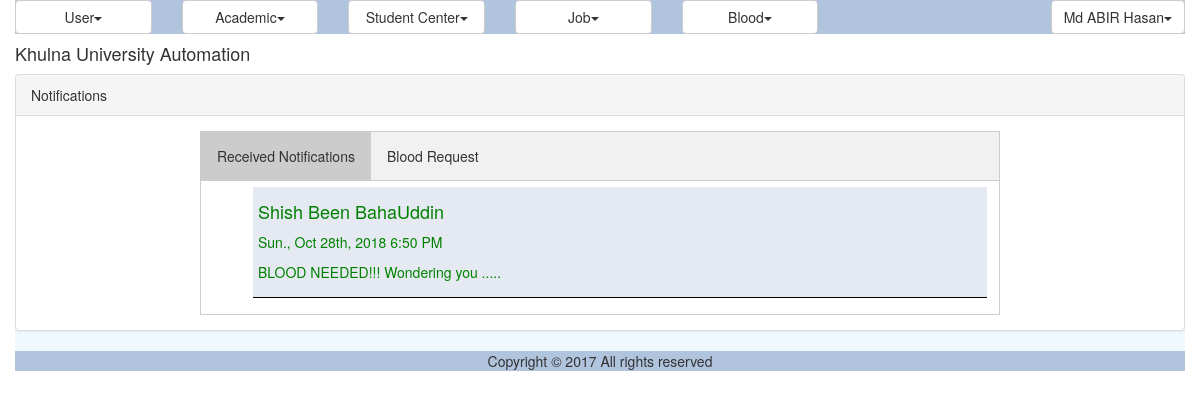
/dgted/blood_notification.php (signed in), run on the app's committed database.
### tables this page shows
CREATE TABLE IF NOT EXISTS `ums_user` (
  `ID` varchar(40) NOT NULL,
  `UniversityID` varchar(20) NOT NULL,
  `Email` varchar(50) NOT NULL,
  `Password` varchar(255) NOT NULL,
  `FirstName` varchar(50) DEFAULT NULL,
  `MiddleName` varchar(50) DEFAULT NULL,
  `LastName` varchar(50) DEFAULT NULL,
  `DisciplineID` varchar(40) DEFAULT NULL,
  `Status` varchar(20) DEFAULT NULL,
  `IsLogged` varchar(10) DEFAULT NULL,
  `IsArchived` varchar(10) DEFAULT NULL,
  `IsDeleted` varchar(10) DEFAULT NULL,
  PRIMARY KEY (`ID`),
  UNIQUE KEY `Email` (`Email`),
  UNIQUE KEY `UniversityID` (`UniversityID`)
);

CREATE TABLE IF NOT EXISTS `notification_for_blood` (
  `notificationID` int(11) NOT NULL AUTO_INCREMENT,
  `fromuserID` varchar(40) DEFAULT NULL,
  `touserID` varchar(40) DEFAULT NULL,
  `notification` varchar(1000) DEFAULT NULL,
  `read_unread` tinyint(1) DEFAULT NULL,
  `ndate` datetime DEFAULT NULL,
  `status` int(11) NOT NULL DEFAULT '0',
  `status_message` varchar(1000) DEFAULT NULL,
  `status_date` datetime DEFAULT NULL,
  PRIMARY KEY (`notificationID`)
);

### dgted/util/class.util.inc (called while the page is built, shortened)
<?php
class ConfigUtil implements I_DBConfig, I_LogConfig, I_LanguageConfig{
	public static $s_instance;
	private $_host;
	private $_username;
	private $_password;
	private $_database;
	public static function getInstance() {
		if(!self::$s_instance) {
			self::$s_instance = new self();
		}
		return self::$s_instance;
	}
	private function readConfig(){
		$this->_ini_array = parse_ini_file(CONFIG.'system.ini');
		$this->_host =	$this->_ini_array['db_host'];
		$this->_username = $this->_ini_array['db_username'];
		$this->_password = $this->_ini_array['db_password'];
		$this->_database = $this->_ini_array['db_database'];
	}
	public function getDBHost(){
		return $this->_host;
	}
	public function getDBUserName(){
		return $this->_username;
	}
	public function getDBPassword(){
		return $this->_password;
	}
	public function getDBName(){
		return $this->_database;
	}
}
class DBUtil implements I_DBUtil {
	private static $s_instance;
	private $_host;
	private $_username;
	private $_password;
	private $_database;
	protected $_connection;
	protected $_result;
	public static function getInstance() {
		if(!self::$s_instance) {
			self::$s_instance = new self();
		}
		return self::$s_instance;
	}
	private function readDBConfig(){
		$_config = ConfigUtil::getInstance();
		$this->_host = $_config->getDBHost();
		$this->_username = $_config->getDBUserName();
		$this->_password = $_config->getDBPassword();
		$this->_database = $_config->getDBName();
	}
	private function setConnection(){
		$this->_connection = new mysqli($this->_host, $this->_username,
			$this->_password, $this->_database);
	}
	public function doQuery($sql) {
		$this->_result = $this->_connection->query($sql) or die(mysqli_error($this->_connection));
		return $this->_result;
	}
	public function getNumRows() {
		$this->_numRows = mysqli_num_rows($this->_result);
		return $this->_numRows;
	}
	public function getAllRows() {
		$rows = array();
		for($x = 0; $x < $this->getNumRows(); $x++) {
			$rows[] = mysqli_fetch_assoc($this->_result);
		}
		return $rows;
	}
}
class LogUtil{
	private static $s_instance;
	public static function getInstance(){
		if(!self::$s_instance) {
			self::$s_instance = new self();
		}
		return self::$s_instance;
	}
}
class LangUtil{
	private static $s_instance;
	public static function getInstance() {
		if(!self::$s_instance) {
			self::$s_instance = new self();
		}
		return self::$s_instance;
	}
}
?>

### dgted/modules/blood/dao/class.blood_notificationdao.inc (called while the page is built, shortened)
<?php
	include_once COMMON.'class.common.blood.inc';
	include_once UTILITY.'class.util.inc';
	class notificationDao{
		private $sent,$received,$current_user;
		public function __construct() {
			$this->_DB = DBUtil::getInstance();
			$globalUser = $_SESSION["globalUser"];
    		$this->current_user = $globalUser->getID();
		}
		public function getSentNotifications(){
			$sql = "SELECT * FROM `notification_for_blood`  WHERE `notification_for_blood`.`fromuserID` = '$this->current_user' ORDER BY `notification_for_blood`.`ndate` DESC";
			$this->_DB->doQuery($sql);
			$rows = $this->_DB->getAllRows();
			$sent = array();
			for($i = 0; $i < sizeof($rows); $i++) {
				$this->BLOOD=new Blood();
				$row = $rows[$i];
				$id=$row['touserID'];
				$this->_DB->doQuery("SELECT * FROM ums_user WHERE ID='$id'");
	            $rows1 = $this->_DB->getAllRows();
	            foreach ($rows1 as $val) {
	            	$this->BLOOD->set_user_id($val['ID']);
	            	$this->BLOOD->set_first_name($val['FirstName']);
	            	$this->BLOOD->set_middle_name($val['MiddleName']);
	            	$this->BLOOD->set_last_name($val['LastName']);
	            }
	            $this->BLOOD->set_notification_text($row['notification']);
	            $this->BLOOD->set_status_text($row['status_message']);
	            $this->BLOOD->set_notification_date($row['ndate']);
	            $this->BLOOD->set_status_date($row['status_date']);
	            $this->BLOOD->set_notification_read_unread($row['read_unread']);
	            $this->BLOOD->set_notification_status($row['status']);
	            $sent[] = $this->BLOOD;
	  		}
			return $sent;
		}
		public function getReceivedNotifications(){
			$sql = "SELECT * FROM `notification_for_blood`  WHERE `notification_for_blood`.`touserID` = '$this->current_user' ORDER BY `notification_for_blood`.`ndate` DESC";
			$this->_DB->doQuery($sql);
			$rows = $this->_DB->getAllRows();
			$received = array();
			for($i = 0; $i < sizeof($rows); $i++) {
				$this->BLOOD=new Blood();
				$row = $rows[$i];
				$id=$row['fromuserID'];
				$this->_DB->doQuery("SELECT * FROM ums_user WHERE ID='$id'");
	            $rows1 = $this->_DB->getAllRows();
	            foreach ($rows1 as $val) {
	            	$this->BLOOD->set_user_id($val['ID']);
	            	$this->BLOOD->set_first_name($val['FirstName']);
	            	$this->BLOOD->set_middle_name($val['MiddleName']);
	            	$this->BLOOD->set_last_name($val['LastName']);
	            }
	            $this->BLOOD->set_notification_id($row['notificationID']);
	            $this->BLOOD->set_notification_text($row['notification']);
	            $this->BLOOD->set_status_text($row['status_message']);
	            $this->BLOOD->set_notification_date($row['ndate']);
	            $this->BLOOD->set_status_date($row['status_date']);
	            $this->BLOOD->set_notification_read_unread($row['read_unread']);
	            $this->BLOOD->set_notification_status($row['status']);
	            $received[] = $this->BLOOD;
	  		}
			return $received;
		}
	}
?>

### dgted/common/class.common.user.inc (called while the page is built, shortened)
<?php
class User{
    private $_ID;
    public function getID () {
        return $this->_ID;
    }
}
?>

### dgted/modules/blood/ui/blade/view.blood_notification.blade.inc (called while the page is built, shortened)
<?php
	include_once MODULES_BLOOD.'bao/class.blood_notificationbao.inc';
	$notice = new notificationBao();
	$sent_notice = $notice->getSent();
	$received_notice = $notice->getReceived();
?>

### dgted/modules/blood/bao/class.blood_notificationbao.inc (called while the page is built, shortened)
<?php
	include_once UTILITY.'class.util.inc';
	include_once MODULES_BLOOD.'dao/class.blood_notificationdao.inc';
	class notificationBao{
		private $NOTIFICATIONS;
		public function __construct() {
			$this->NOTIFICATIONS = new notificationDao();
		}
		public function getSent(){
			return $this->NOTIFICATIONS->getSentNotifications();
		}
		public function getReceived(){
			return $this->NOTIFICATIONS->getReceivedNotifications();
		}
	}
?>

### dgted/common/class.common.blood.inc (called while the page is built, shortened)
<?php
class Blood {
	private $first_name;
	private $middle_name;
	private $last_name;
	private $notification_text;
	private $notification_date;
	private $notification_read_unread;
	private $notification_status;
	public function set_notification_text($text){
		$this->notification_text = $text;
	}
	public function get_notification_text(){
		return $this->notification_text;
	}
	public function set_notification_date($text){
		$this->notification_date = $text;
	}
	public function get_notification_date(){
		return $this->notification_date;
	}
	public function set_notification_read_unread($text){
		$this->notification_read_unread = $text;
	}
	public function get_notification_read_unread(){
		return $this->notification_read_unread;
	}
	public function set_notification_status($text){
		$this->notification_status = $text;
	}
	public function get_notification_status(){
		return $this->notification_status;
	}
 public function set_first_name($first_name) {
		$this->first_name = $first_name;
	}
public function get_first_name() {
	 return	$this->first_name ;
	}
	public function set_middle_name($middle_name) {
		$this->middle_name = $middle_name;
	}
public function get_middle_name() {
	 return	$this->middle_name ;
	}
	public function set_last_name($last_name) {
		$this->last_name = $last_name;
	}
public function get_last_name() {
	 return	$this->last_name ;
	}
}

### dgted/modules/blood/ui/view.blood_notification.inc (the view, shortened to what this page needs)
<?php
	include_once 'blade/view.blood_notification.blade.inc';
?>
<div class="panel panel-default">
    <div class="panel-heading">Notifications</div>
    <div class="panel-body">
    	<div class="notifications">
    		<div class="tab" style="text-align: center;">
			  <button class="tablinks" onclick="openCity(event, 'received')" id="defaultOpen">Received Notifications</button>
			  <button class="tablinks" onclick="openCity(event, 'sent')" id="another">Blood Request</button>
			</div>
			<div id="received" class="tabcontent">
				<ul>
			<?php
			  	$idx = 0;
			  	foreach($received_notice as $val){
					echo '<li onclick="showPopup(this);" id="s'.$idx.'" class="'.($val->get_notification_read_unread() == 0 ? "unread" : "read").'" >';
			?>
				<?php
					if ($val->get_notification_status() == 1) {
						echo '<div class="accept_color">';
					} else if ($val->get_notification_status() == 2) {
						echo '<div class="reject_color">';
					} else {
						echo '<div class="">';
					}
				?>
					<div class="sasf" style="position:relative;">
						<h4 style=""><?php  echo $val->get_first_name()." ".$val->get_middle_name()." ".$val->get_last_name(); ?></h4>
						<p><?php
						$dt =  $val->get_notification_date();
						$ndt = strtotime($dt);
						$nw = date('D., M jS, Y g:i A', $ndt);
						echo $nw;
						?></p>
						<p><?php $p= $val->get_notification_text();
						    $s=substr($p,0,30);
						    echo $s.".....";?></p>
					</div>
				<?php
					echo '</div>';
				?>
					<?php
					echo "</li>";
					$idx = $idx + 1;
				}
			  ?>
			</ul>
			</div>
    	</div>
    </div>
</div>

### dgted/modules/blood/ui/view.blood_notification.inc (style rules this page uses)
.tab { overflow: hidden; border: 1px solid #ccc; background-color: #f1f1f1; }
.tab button { background-color: inherit; float: left; border: none; outline: none; cursor: pointer; padding: 14px 16px; transition: 0.3s; }
.tab button.active { background-color: #ccc; }
.tabcontent { display: none; padding: 6px 12px; border: 1px solid #ccc; border-top: none; }
.notifications { max-width: 800px; margin: 0 auto; }
li { list-style : none; padding:5px; cursor:pointer; border-bottom : 1px solid black; }
.unread { background-color:#E5EAF2; }
.accept_color { color: green; }

### data on the page
notification_for_blood: ndate "Sun., Oct 28th, 2018 6:50 PM", notification "BLOOD NEEDED!!! Wondering you"
ums_user: FirstName "Shish", MiddleName "Been", LastName "BahaUddin"

### other printed values
$globalMenu[$i]->getTitle() "User Academic Student Center Job Blood"
$CurrentUser->getFullName() "Md ABIR Hasan"
